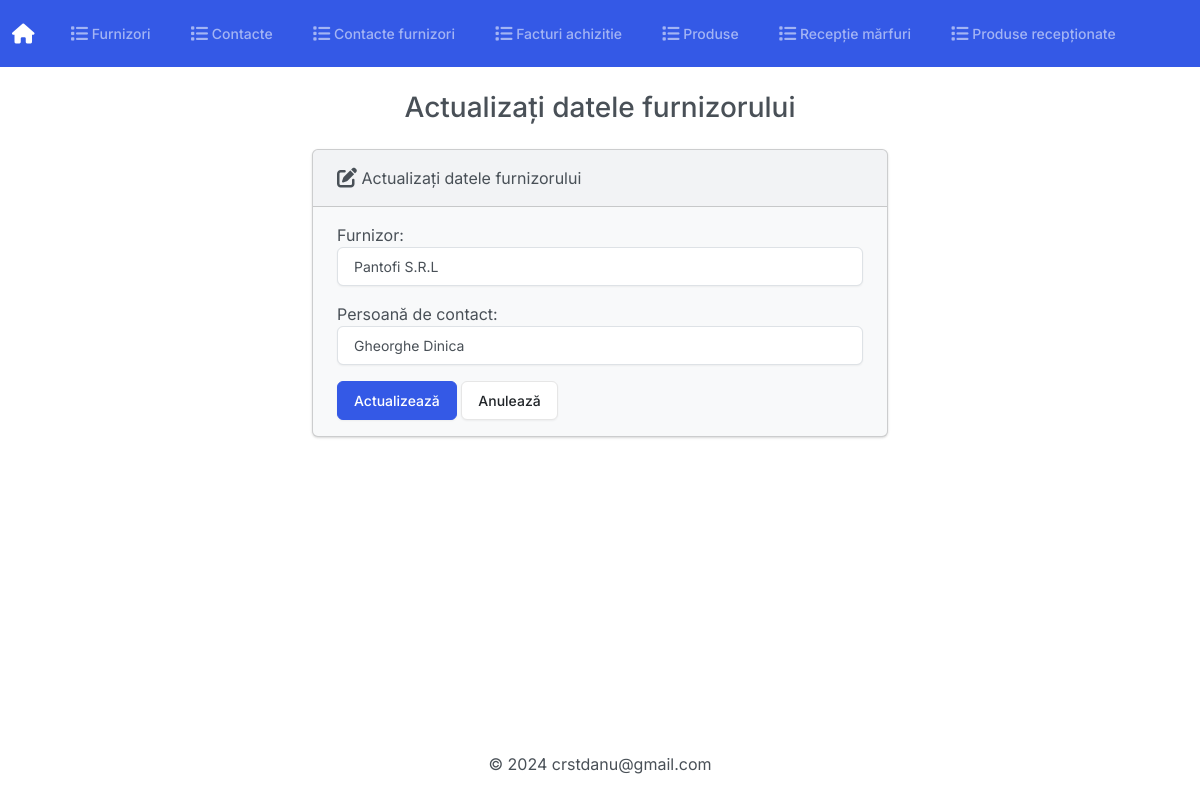
The page /contacte_furnizori/editeaza/8 on the database its author committed.
### Gestiune/models.py (models this page shows, shortened)
class ContactFurnizor(models.Model):
    class Meta:
        verbose_name_plural = 'Contact Furnizori'
    furnizor = models.ForeignKey(Furnizor, on_delete=models.CASCADE)
    persoana_de_contact = models.CharField(max_length=255)

### Gestiune/views.py (the view)
def editeaza_contact_furnizor(request, id):
    if request.method == 'POST':
        contact_furnizor = ContactFurnizor.objects.get(pk=id)
        form = ContactFurnizorForm(request.POST, instance=contact_furnizor)
        if form.is_valid():
            form.save()
            return render(request, 'Gestiune/contacte_furnizori/editeaza.html', {
                'form': form,
                'success': True
            })
    else:
        contact_furnizor = ContactFurnizor.objects.get(pk=id)
        form = ContactFurnizorForm(instance=contact_furnizor)
    return render(request, 'Gestiune/contacte_furnizori/editeaza.html', {
        'form': form
    })

### Gestiune/forms.py
class ContactFurnizorForm(forms.ModelForm):
    def __init__(self, *args, **kwargs):
        super(ContactFurnizorForm, self).__init__(*args, **kwargs)
        self.fields['furnizor'].queryset = Furnizor.objects.all()
    class Meta:
        model = ContactFurnizor
        fields = ['furnizor', 'persoana_de_contact']
        labels = {
            'furnizor': 'Furnizor',
            'persoana_de_contact': 'Persoană de contact'
        }
        widgets = {
            'furnizor': forms.Select(attrs={'class': 'form-control'}),
            'persoana_de_contact': forms.TextInput(attrs={'class': 'form-control'})
        }

### Gestiune/models.py (called while the page is built)
    def __str__(self):
        return f'{self.nume}'

### Gestiune/templates/Gestiune/contacte_furnizori/editeaza.html (shortened to what this page needs)
{% extends "Gestiune/base.html" %}
{% block body %}
<h3 class="text-center m-4">Actualizați datele furnizorului</h3>
{% if success %}
<div class="alert alert-success" role="alert">
    Furnizorul a fost actualizat cu succes.
    <a href="{% url 'index_contacte_furnizori' %}" class="alert-link">Mergi la pagina principală.</a>
</div>
{% else %}
<div class="row justify-content-center">
    <div class="col-6">
        <div class="card bg-light mb-3">
            <div class="card-header">
                <i class="fa-solid fa-pen-to-square fa-lg"></i> Actualizați datele furnizorului
            </div>
            <div class="card-body">
                <form action="" method="POST">
                    {{ form.as_p }}
                    <button type="submit" class="btn btn-primary">Actualizează</button>
                    <a href="{% url 'index_contacte_furnizori' %}" class="btn btn-secondary">Anulează</a>
                </form>
            </div>
        </div>
    </div>
</div>
{% endif %}
{% endblock %}

### rows shown on the page
ContactFurnizor: furnizor "Pantofi S.R.L", persoana_de_contact "Gheorghe Dinica"
